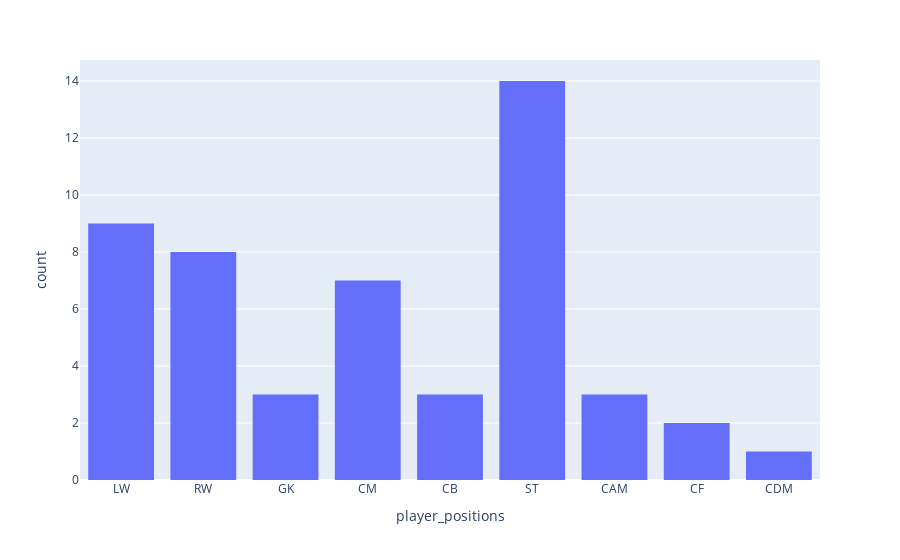

The notebook cell this image was saved under:
### Code cell
fig = px.histogram(last_5_years, x=last_5_years['player_positions'])
fig.show()

### Figure 1 — Plotly figure (JSON) as saved in the notebook; plotly's stock layout.template omitted (floating-point values rounded to 4 significant figures)
{"data": [{"alignmentgroup": "True", "bingroup": "x", "hovertemplate": "player_positions=%{x}<br>count=%{y}<extra></extra>", "legendgroup": "", "marker": {"color": "#636efa", "pattern": {"shape": ""}}, "name": "", "offsetgroup": "", "orientation": "v", "showlegend": false, "type": "histogram", "x": ["LW", "RW", "LW", "GK", "CM", "CB", "LW", "CM", "ST", "ST", "LW", "RW", "LW", "CM", "CAM", "ST", "ST", "CB", "RW", "ST", "LW", "RW", "LW", "CM", "CAM", "ST", "ST", "CB", "RW", "ST", "RW", "ST", "ST", "CAM", "RW", "ST", "CF", "CDM", "GK", "CM", "ST", "CM", "ST", "CF", "GK", "LW", "RW", "ST", "CM", "LW"], "xaxis": "x", "yaxis": "y"}], "layout": {"barmode": "relative", "legend": {"tracegroupgap": 0}, "margin": {"t": 60}, "xaxis": {"anchor": "y", "domain": [0, 1], "title": {"text": "player_positions"}}, "yaxis": {"anchor": "x", "domain": [0, 1], "title": {"text": "count"}}}}
